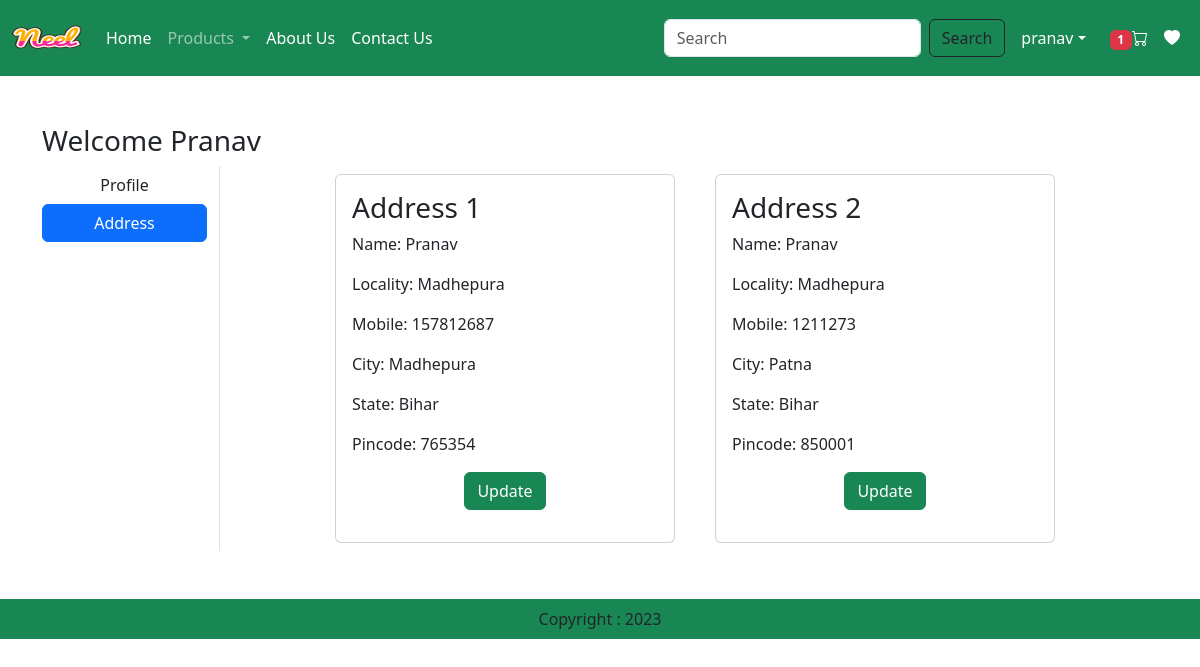
Page /address/ (signed in) on the earlier database version.
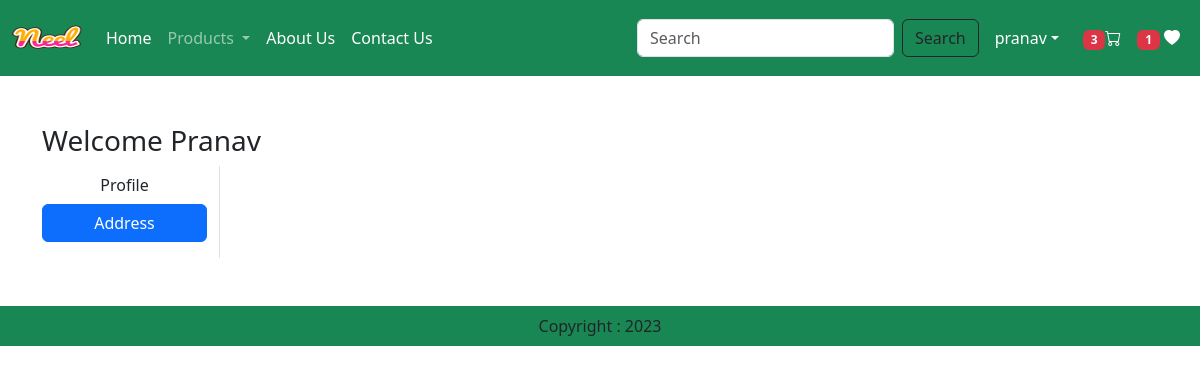
Same page on the later database version.
### app/models.py (models this page shows, shortened)
class Customer(models.Model):
    user = models.ForeignKey(User, on_delete=models.CASCADE)
    name = models.CharField(max_length=200)
    locality = models.CharField(max_length=200)
    city = models.CharField(max_length=50)
    mobile = models.IntegerField(default=0)
    zipcode = models.IntegerField()
    state = models.CharField(choices=STATE_CHOICES,max_length=100)

### app/views.py (the view)
# urls.py: path('address/',views.address,name='address'),
@login_required
def address(request):
    add = Customer.objects.filter(user=request.user)
    totalitem = 0
    wishlist = 0
    loginusername = None
    if request.user.is_authenticated:
        totalitem = len(Cart.objects.filter(user=request.user))
        wishlist = len(Wishlist.objects.filter(user=request.user))
        loginusername = request.user.username
    return render(request,'app/address.html',locals())

### app/templates/app/address.html (shortened to what this page needs)
{% extends 'app/base.html' %}
{% load static %}
{% block main-content %}
    <div class="container my-5">
        <div class="row">
            <h3>Welcome <span class="text-capitalize">{{request.user}}</span></h3>
            <div class="col-sm-2 border-end">
                <ul class="list-unstyled">
                    <li class="d-grid"><a href="{% url 'profile' %}" class="btn ">Profile</a></li>
                    <li class="d-grid"><a href="{% url 'address' %}" class="btn btn-primary">Address</a></li>
                </ul>
            </div>
            <div class="col-sm-8 offset-sm-1">
                <div class="row">
                    {% for ad in add %}
                    <div class="col-sm-6">
                        <div class="card m-2">
                            <div class="card-body">
                                <h3>Address {{forloop.counter}}</h3>
                                <p>Name: {{ad.name}}</p>
                                <p>Locality: {{ad.locality}}</p>
                                <p>Mobile: {{ad.mobile}}</p>
                                <p>City: {{ad.city}}</p>
                                <p>State: {{ad.state}}</p>
                                <p>Pincode: {{ad.zipcode}}</p>
                                <p class="text-center"><a href="{% url 'updateAddress' pk=ad.id %}" type="button" class="btn btn-success">Update</a></p>
                            </div>
                        </div>
                    </div>
                    {% endfor %}
                </div>
            </div>
        </div>
    </div>
{% endblock main-content %}

### app/templates/app/base.html (shortened to what this page needs)
<!DOCTYPE html>
{% load static %}
<html lang="en">
<head>
    <link href="https://cdn.jsdelivr.net/npm/bootstrap@5.3.0-alpha1/dist/css/bootstrap.min.css" rel="stylesheet">
    <link rel="stylesheet" href="https://cdn.jsdelivr.net/npm/bootstrap-icons@1.5.0/font/bootstrap-icons.css" />
    <link rel="stylesheet" href="{% static 'app/css/owl.carousel.min.css' %}">
    <link rel="stylesheet" href="{% static 'app/css/all.min.css' %}">
    <link rel="stylesheet" href="{% static 'app/css/style.css' %}">
</head>
<body>
    <nav class="navbar navbar-expand-lg navbar-dark bg-success">
        <div class="container-fluid">
          <a class="navbar-brand" href="#">
            <img src="{% static 'app/images/product/Neel.png' %}" alt="" srcset="" width="70" height="50">
          </a>
          <div class="collapse navbar-collapse" id="navbarSupportedContent">
            <ul class="navbar-nav me-auto mb-2 mb-lg-0">
              {% if request.user.is_authenticated %}
              <li class="nav-item">
                <a class="nav-link active" aria-current="page" href="/">Home</a>
              </li>
              <li class="nav-item dropdown">
                <a class="nav-link dropdown-toggle" href="#" role="button" data-bs-toggle="dropdown" aria-expanded="false">
                  Products
                </a>
              </li>
              <li class="nav-item">
                <a class="nav-link text-white" href="{% url 'about' %}">About Us</a>
              </li>
              <li class="nav-item">
                <a class="nav-link text-white" href="{% url 'contact' %}">Contact Us</a>
              </li>
            </ul>
            <form class="d-flex" role="search" action="/search">
              <input class="form-control me-2" type="search" placeholder="Search" name="search" aria-label="Search">
              <button class="btn btn-outline-dark" type="submit">Search</button>
            </form>
          </div>
          <ul class="navbar-nav me-auto mb-2 mb-lg-0">
            <li class="nav-item dropdown mx-2">
               <a class="nav-link dropdown-toggle text-white" href="#" id="profiledropdown" role="button" data-bs-toggle="dropdown" aria-expanded="false">{{loginusername}}</a>
            </li>
            <li class="nav-item-mx-2"><a href="{% url 'showcart' %}" class="nav-link text-white"><span class="badge bg-danger">{% if totalitem > 0 %}{{totalitem}}{% endif %}</span><i class="bi bi-cart"></i></a></li>
            <li class="nav-item-mx-2"><a href="{% url 'wishlist' %}" class="nav-link text-white"> <span class="badge bg-danger">{% if wishlist > 0 %}{{wishlist}}{% endif %}</span>  <i class="bi bi-heart-fill"></i></a></li>
            {% else %}
            <li class="nav-item-mx-2"><a href="{% url 'login' %}" class="nav-link text-white">Login</a></li>
            <li class="nav-item-mx-2"><a href="{% url 'customerregistration' %}" class="nav-link text-white">Registration</a></li>
             {% endif %}
          </ul>
        </div>
    </nav>
    {% block main-content %}{% endblock main-content %}
    <footer class="container-fluid  bg-success text-center p-2 mt-5">
        Copyright : 2023
    </footer>
</body>
</html>

Differences in the rows shown:
removed Customer: name "Pranav", locality "Madhepura", mobile "157812687", city "Madhepura", state "Bihar", zipcode "765354"
removed Customer: name "Pranav", locality "Madhepura", mobile "1211273", city "Patna", state "Bihar", zipcode "850001"
Other differences:
{{ totalitem }}: "1" → "3"
{{ wishlist }}: (not shown) → "1"
